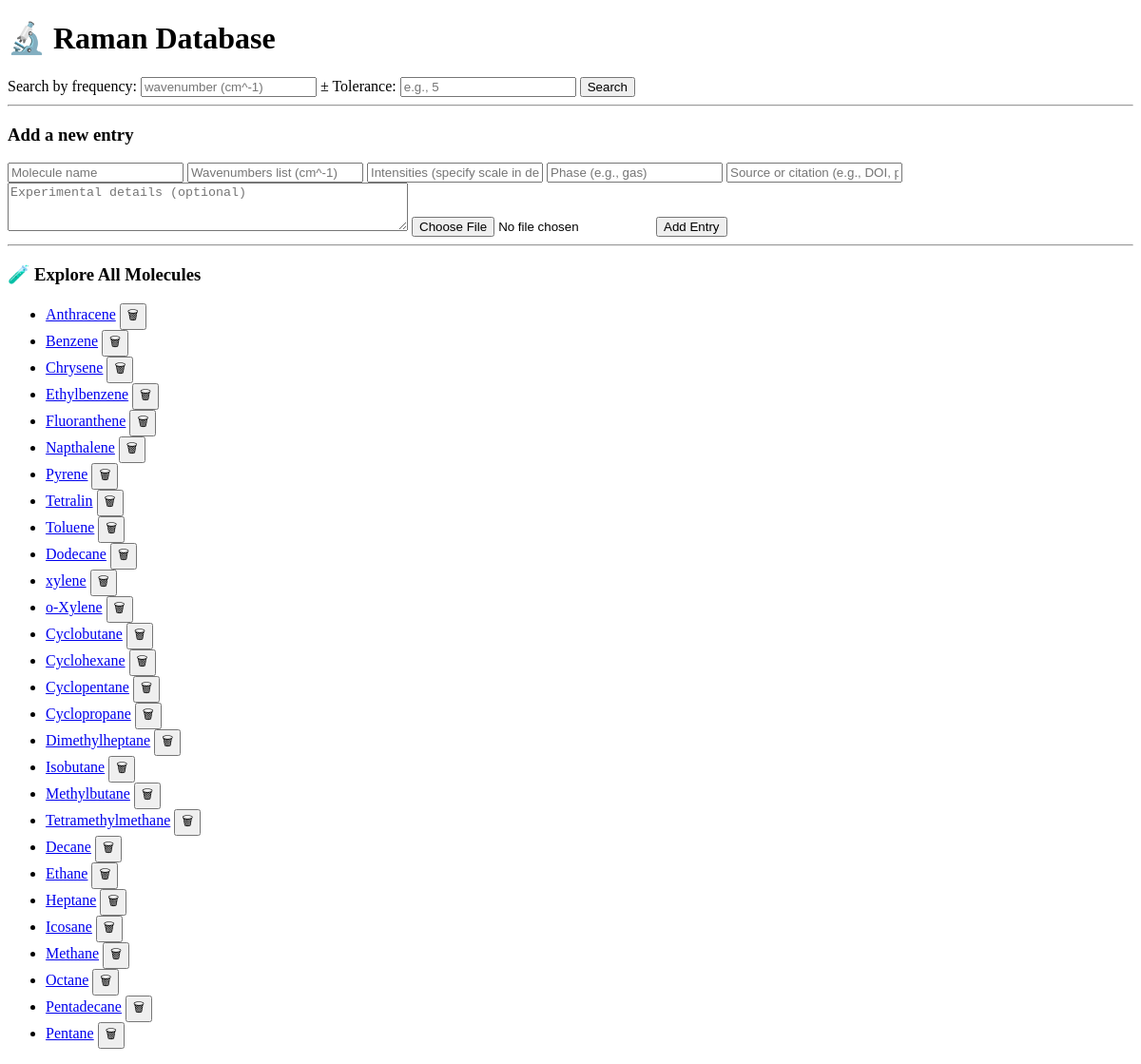
Before: / with the older database file.
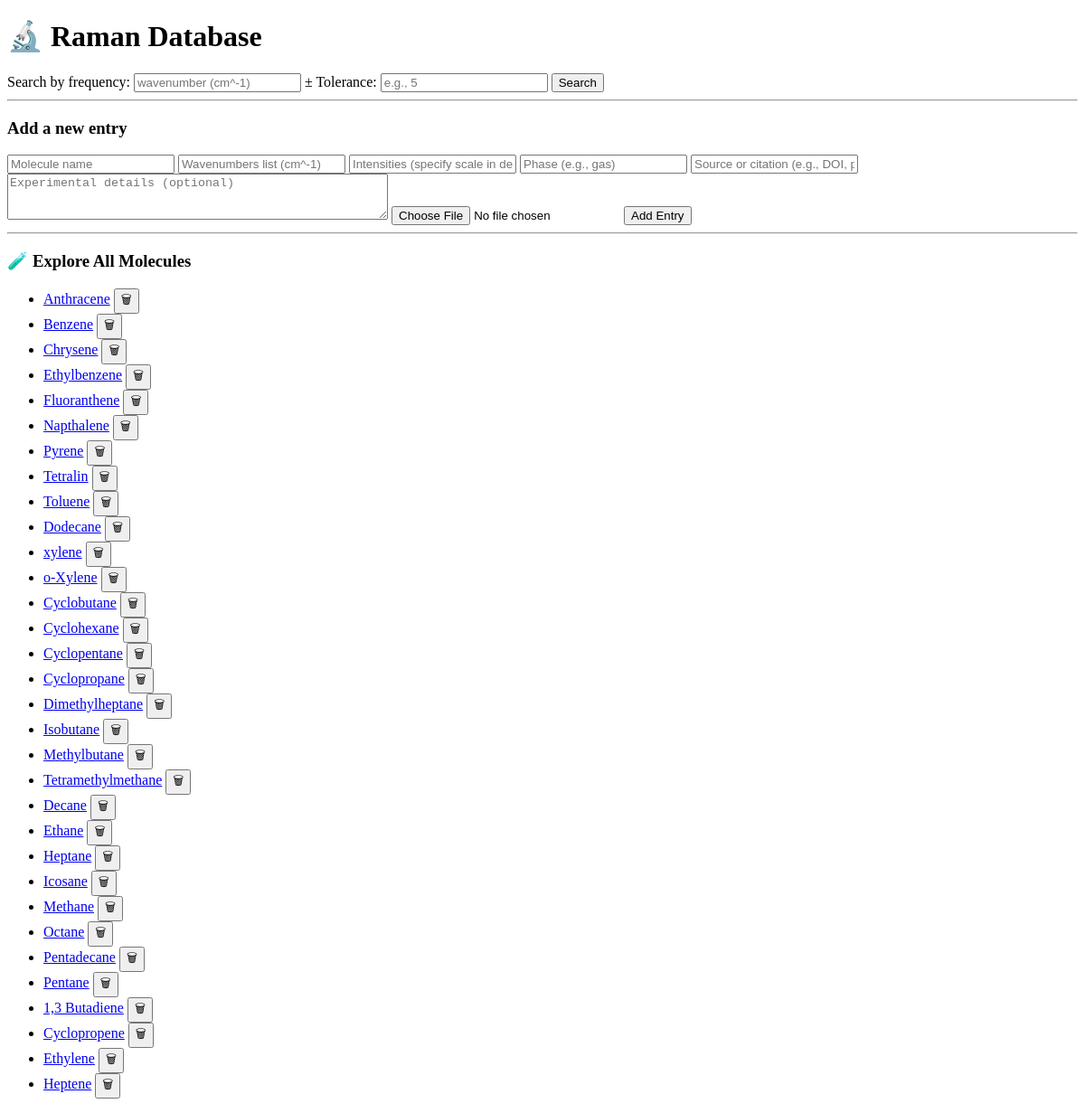
After: the same page with the newer database file.
### tables this page shows
CREATE TABLE Molecules (
                id INTEGER PRIMARY KEY AUTOINCREMENT,
                name TEXT NOT NULL UNIQUE
            );

### app.py (the view, shortened to what this page needs)
@app.route('/', methods=['GET', 'POST'])
def home():
    all_molecules = []
    message = ""
    results = []
    with sqlite3.connect(DB_FILE) as conn:
        c = conn.cursor()
        c.execute("SELECT id, name FROM Molecules")
        all_molecules = c.fetchall()
    return render_template('index.html', results=results, message=message, molecules=all_molecules)

### templates/index.html (shortened to what this page needs)
<!DOCTYPE html>
<html lang="en">
<head>
</head>
<body>
<h1>🔬 Raman Database</h1>
<form method="POST">
    <label for="search">Search by frequency:</label>
    <input type="text" name="search" placeholder="wavenumber (cm^-1)">
    <label for="tolerance">± Tolerance:</label>
    <input type="number" name="tolerance" placeholder="e.g., 5" step="0.1" min="0">
    <button type="submit">Search</button>
</form>
<hr>
<form method="POST" enctype="multipart/form-data">
    <h3>Add a new entry</h3>
    <input type="text" name="name" placeholder="Molecule name" required>
    <input type="text" name="frequencies" placeholder="Wavenumbers list (cm^-1)" required>
    <input type="text" name="intensities" placeholder="Intensities (specify scale in desc.)">
    <input type="text" name="phase" placeholder="Phase (e.g., gas)">
    <input type="text" name="source" placeholder="Source or citation (e.g., DOI, paper)">
    <textarea name="description" placeholder="Experimental details (optional)" rows="3" cols="50"></textarea>
    <input type="file" name="image">
    <button type="submit">Add Entry</button>
</form>
<hr>
<h3>🧪 Explore All Molecules</h3>
<ul>
    {% for id, name in molecules %}
    <li>
        <a href="{{ url_for('molecule_detail', id=id) }}">{{ name }}</a>
        <form action="{{ url_for('delete_molecule', id=id) }}" method="POST" style="display:inline;">
            <button type="submit" onclick="return confirm('Delete {{ name }}?');">🗑</button>
        </form>
    </li>
    {% endfor %}
</ul>
</body>
</html>

Changed rows visible on the page:
added Molecules: name "1,3 Butadiene"
added Molecules: name "Cyclopropene"
added Molecules: name "Ethylene"
added Molecules: name "Heptene"
